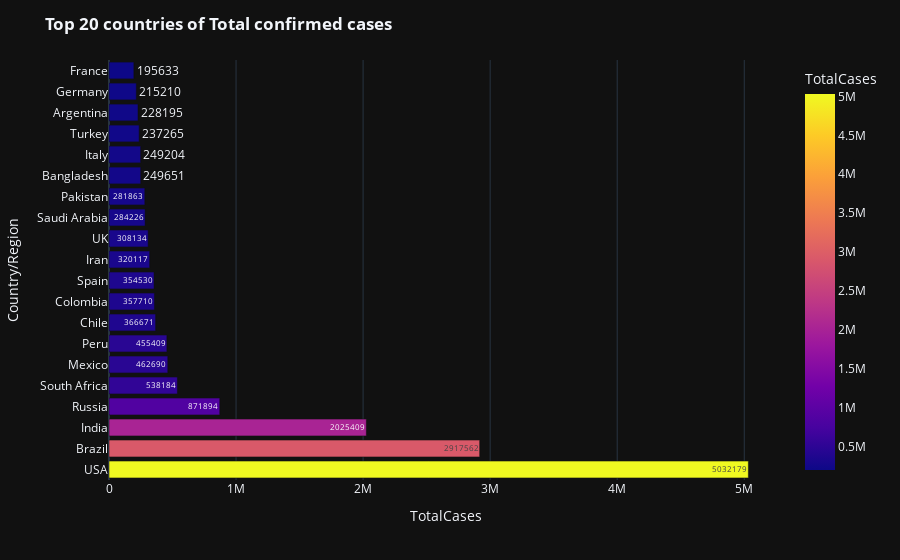

Notebook source saved alongside this figure:
### Markdown cell above
### Top 20 countries of Total Confirmed cases

### Code cell
fig=px.bar(world_data.iloc[0:20],y='Country/Region',x='TotalCases',color='TotalCases',text="TotalCases")
fig.update_layout(template="plotly_dark",title_text="<b>Top 20 countries of Total confirmed cases</b>")
fig.show()

### Figure 1 — Plotly figure (JSON) as saved in the notebook; plotly's stock layout.template omitted (floating-point values rounded to 4 significant figures)
{"data": [{"alignmentgroup": "True", "hovertemplate": "TotalCases=%{marker.color}<br>Country/Region=%{y}<extra></extra>", "legendgroup": "", "marker": {"color": [5032179, 2917562, 2025409, 871894, 538184, 462690, 455409, 366671, 357710, 354530, 320117, 308134, 284226, 281863, 249651, 249204, 237265, 228195, 215210, 195633], "coloraxis": "coloraxis", "pattern": {"shape": ""}}, "name": "", "offsetgroup": "", "orientation": "h", "showlegend": false, "text": [5032179, 2917562, 2025409, 871894, 538184, 462690, 455409, 366671, 357710, 354530, 320117, 308134, 284226, 281863, 249651, 249204, 237265, 228195, 215210, 195633], "textposition": "auto", "type": "bar", "x": [5032179, 2917562, 2025409, 871894, 538184, 462690, 455409, 366671, 357710, 354530, 320117, 308134, 284226, 281863, 249651, 249204, 237265, 228195, 215210, 195633], "xaxis": "x", "y": ["USA", "Brazil", "India", "Russia", "South Africa", "Mexico", "Peru", "Chile", "Colombia", "Spain", "Iran", "UK", "Saudi Arabia", "Pakistan", "Bangladesh", "Italy", "Turkey", "Argentina", "Germany", "France"], "yaxis": "y"}], "layout": {"autosize": true, "barmode": "relative", "coloraxis": {"colorbar": {"title": {"text": "TotalCases"}}, "colorscale": [[0, "#0d0887"], [0.1111, "#46039f"], [0.2222, "#7201a8"], [0.3333, "#9c179e"], [0.4444, "#bd3786"], [0.5556, "#d8576b"], [0.6667, "#ed7953"], [0.7778, "#fb9f3a"], [0.8889, "#fdca26"], [1, "#f0f921"]]}, "legend": {"tracegroupgap": 0}, "margin": {"t": 60}, "title": {"text": "<b>Top 20 countries of Total confirmed cases</b>"}, "xaxis": {"anchor": "y", "autorange": true, "domain": [0, 1], "range": [0, 5297000.0], "title": {"text": "TotalCases"}, "type": "linear"}, "yaxis": {"anchor": "x", "autorange": true, "domain": [0, 1], "range": [-0.5, 19.5], "title": {"text": "Country/Region"}, "type": "category"}}}
